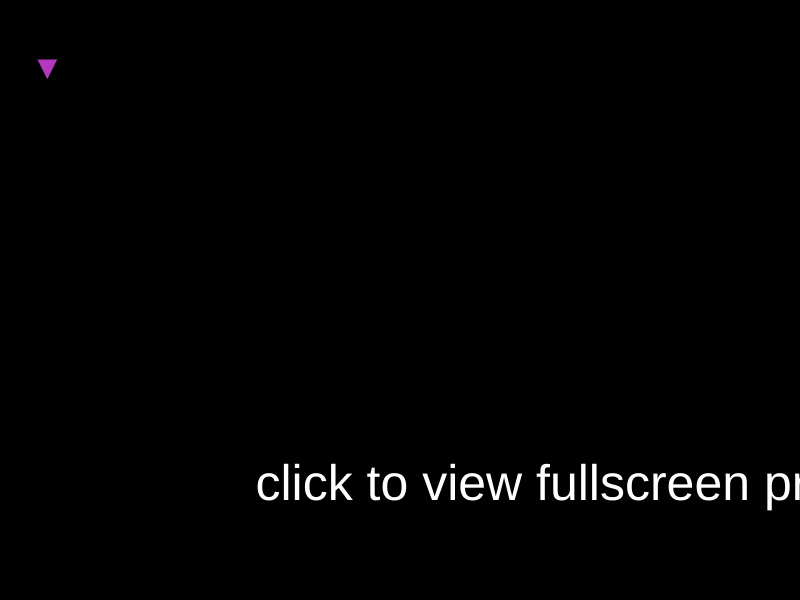
Frame 1 (no input)
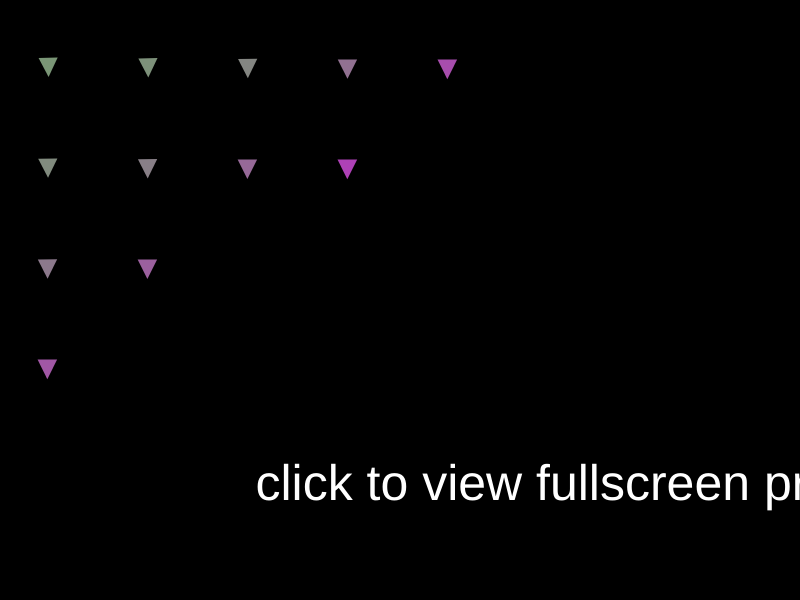
Frame 60 (no input)
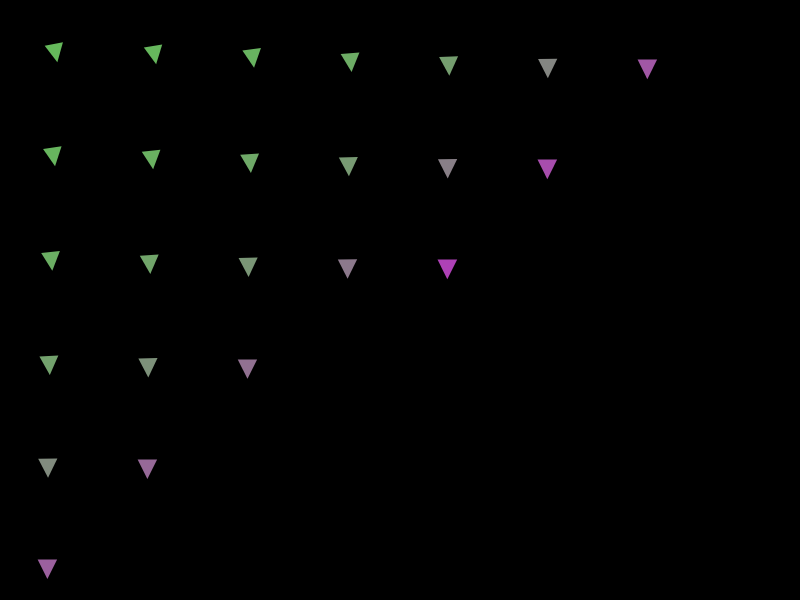
Frame 120 (the mouse pressed at the canvas centre since frame 60)

The p5.js sketch that drew these frames (run headless with seeded random() and noise() and a simulated clock; from frame 60 on, the mouse is pressed at the canvas centre):

// p5.js sketch
// ── sketch.js

window.onresize = function() {
  checkOrientation();
};
var checkOrientation = function() {
  var w = window.innerWidth;
  var h = window.innerHeight;
  var dw0 = displayWidth;
  var dh0 = displayHeight;
  var dw;
  var dh;
  if ( w > h ) {
    console.log('landscape');
    // due to bug displayWidth always shows the portrait width so double check the dw0/dh0
    if ( dw0 > dh0 ) {
      dw = dw0;
      dh = dh0;
    } else {
      dw = dh0;
      dh = dw0;
    }
  } else {
    console.log('portrait');
    if ( dw0 < dh0 ) {
      dw = dw0;
      dh = dh0;
    } else {
      dw = dh0;
      dh = dw0;
    }
  }
  console.log('correctedWidth='+dw+', correctedHeight='+dh+', w='+w+', h='+h+', displayWidth='+dw0+", displayHeight="+dh0+", window.innerWidth="+window.innerWidth+", window.innerHeight="+window.innerHeight);
  return {width:dw,height:dh};
};
var isFullscreen = false;


function setup() {
  //isFullscreen = (typeof window.orientation !== 'undefined') ? true: fullscreen(); // if iphone/ipad/iOS fullscreen(true) doesn't work
	isFullscreen = (window.orientation !== undefined) ? true: fullscreen(); // if iphone/ipad/iOS fullscreen(true) doesn't work
  var displaySize = checkOrientation();
  createCanvas(displaySize.width, displaySize.height);

  angleMode(RADIANS);

  ImgMgr.instance = new ImgMgr();

}

var mousePressed = touchStarted = function() {
  console.log("touch/mouse");
  if ( !isFullscreen ) {
    isFullscreen = true;
    try {
      fullscreen(isFullscreen);
    } catch ( ex1 ) {
    	console.log('error occurred:'+ex1);
    }
    return;
  }

};

function draw() {

  // put drawing code here
  background(0);

  if ( !isFullscreen ) {
    stroke(0);
    fill(255);
    textSize(50);
    textAlign(CENTER);
    text("click to view fullscreen properly",window.innerWidth/2,window.innerHeight/2);
  }

  ImgMgr.instance.update();
  ImgMgr.instance.draw();

}

function ImgMgr() {

  var iBufSize;
  if ( width > height ) {
    iBufSize = width/8;
  } else {
    iBufSize = height/8;
  }
  iBufSize = floor( iBufSize );

  var gridSize = iBufSize;
  var nCols = floor(width/gridSize);
  var nRows = floor(height/gridSize);
  var xoff = floor((width - nCols*gridSize)/2);
  var yoff = floor((height - nRows*gridSize)/2);
  var numImgInGrid = nCols * nRows;
  var frameDelay = 5;
  var nFrames = numImgInGrid * frameDelay;
  
  var iBufArr = [];
  
  for ( i=0; i<nFrames; i++ ) {
    iBufArr.push( createImage(gridSize,gridSize) );
  }

  var getGridSize = function() {
    return gridSize;
  };

  var colRowToXY = function( col, row ) {
    var x = xoff + col*gridSize;
    var y = yoff + row*gridSize;
    return {x:x,y:y};
  };

  var drawIntoBuf = function(srcImg) {
    var imgFrame = iBufArr.shift();
    imgFrame.copy( srcImg, 0, 0, srcImg.width, srcImg.height, 0, 0, imgFrame.width, imgFrame.height );
    iBufArr.push( imgFrame );
  };

  var drawFrameAtIndexToGrid = function( i, col, row ) {
    var xy = colRowToXY(col,row);
    var imgFrame = iBufArr[i];
    image( imgFrame, xy.x, xy.y );
  };

  this.drawFramesToGrid = function() {
    var col = 0;
    var row = 0;
    var maxCol = 0;
    var maxRow = 0;
    var counter = 0;
    for (var i=0; i<nCols; i++) {
      for (var j=0; j<nRows; j++) {
        var frameIndex = nFrames-1 - counter * frameDelay;
        drawFrameAtIndexToGrid(frameIndex,col,row);
        counter += 1;
        col -= 1;
        row += 1;
        if ( row >= nRows || col < 0 ) {
          if ( row >= nRows || col < 0 ) {
            maxCol += 1;
          }
          if ( maxCol >= nCols ) {
            maxCol = nCols-1;
            maxRow += 1;
          }
          row = maxRow;
          col = maxCol;
        }
      }
    }
  };

  var sourceImage1 = new SourceImage(gridSize);
  this.createNextFrame = function() {
    sourceImage1.update();
    drawIntoBuf( sourceImage1.getImage() );
  }

};
ImgMgr.prototype.update = function(srcImg) {
  this.createNextFrame();
};
ImgMgr.prototype.draw = function() {
  this.drawFramesToGrid();
};

// ===

function SourceImage(sizeIn) {

  var size = sizeIn;
  var g = createGraphics(size,size);
  this.getImage = function() {
    return g;
  }

  var rotate = function(angle,x,y) {
    return {x:x*cos(angle)-y*sin(angle),y:x*sin(angle)+y*cos(angle)};
  };

  var fromColor = color(random(255),random(255),random(255), 255);
  var toColor = color(random(255),random(255),random(255), 255);

  var shapeColor;
  var currentColorValueOnScale = 0;

  var shapeSize = random(10,size*0.5);
  var nextShapeSize = random(10,size*0.5);

  var angle = PI;
  var fromAngle = angle;
  var nextAngle = random(-TWO_PI,TWO_PI);
  var nextTriangleAttrStart = millis();
  var nextTriangleAttrDur = 5000;

  var fromX = random(size);
  var fromY = random(size);
  var toX = random(size);
  var toY = random(size);
  var x = fromX;
  var y = fromY;

  var minX = -size/2;
  var maxX = size*1.5;
  var minY = -size/2;
  var maxY = size*1.5;

  var changeTriangleAttrs = function() {

    fromX = toX;
    fromY = toY;
    toX = random(minX,maxX);
    toY = random(minY,maxY);

    fromColor = toColor;
    toColor = color(random(255),random(255),random(255),100);
    currentColorValueOnScale = 0;

    nextShapeSize = random(size/5,size*3);
    nextAngle = random(-PI,PI);

  };

  this.update = function() {
    
    shapeSize += (nextShapeSize-shapeSize)/240;

    if ( millis() <= nextTriangleAttrStart + nextTriangleAttrDur ){
      angle = Math.easeInCubic( millis()-nextTriangleAttrStart, fromAngle, nextAngle, nextTriangleAttrDur );
      x = Math.easeInOutCubic( millis()-nextTriangleAttrStart, fromX, toX-fromX, nextTriangleAttrDur);
      y = Math.easeInOutCubic( millis()-nextTriangleAttrStart, fromY, toY-fromY, nextTriangleAttrDur);
    }

    currentColorValueOnScale += (1 - currentColorValueOnScale)/60;
    shapeColor = lerpColor(fromColor,toColor,currentColorValueOnScale);
    
    if ( millis() > nextTriangleAttrStart + nextTriangleAttrDur ) {
      changeTriangleAttrs();

      nextTriangleAttrStart = millis();
      fromAngle = angle;
    }

    drawGraphics();
  };

  var drawGraphics = function() {
    g.background(0);
    //g.clear();
    g.rectMode(CENTER);
    g.ellipseMode(CENTER);
    g.fill(shapeColor);
    g.noStroke();
    //g.rect(x,y,shapeSize,shapeSize);
    //g.ellipse(x,y,shapeSize,shapeSize);
    var sx0 = 0;
    var sy0 = -shapeSize/2;
    var sx1 = shapeSize/2;
    var sy1 = shapeSize/2;
    var sx2 = -shapeSize/2;
    var sy2 = shapeSize/2;

    var r = rotate(angle,sx0,sy0);
    var px0 = r.x + x;
    var py0 = r.y + y;
    r = rotate(angle,sx1,sy1);
    var px1 = r.x + x;
    var py1 = r.y + y;
    r = rotate(angle,sx2,sy2);
    var px2 = r.x + x;
    var py2 = r.y + y;

    g.triangle(px0,py0, px1,py1, px2,py2);
  };

}

Math.easeInOutCubic = function (t, b, c, d) {
  t /= d/2;
  if (t < 1) return c/2*t*t*t + b;
  t -= 2;
  return c/2*(t*t*t + 2) + b;
};
Math.easeInCubic = function (t, b, c, d) {
  t /= d;
  return c*t*t*t + b;
};
